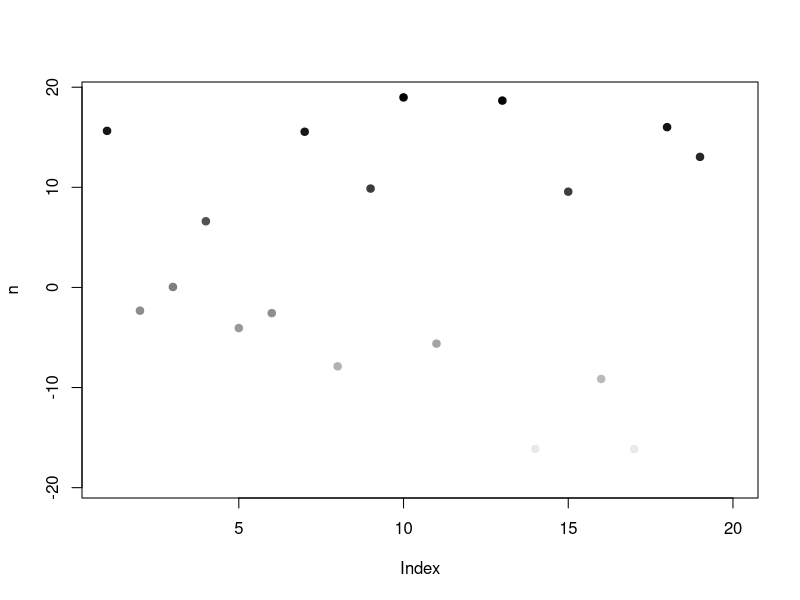
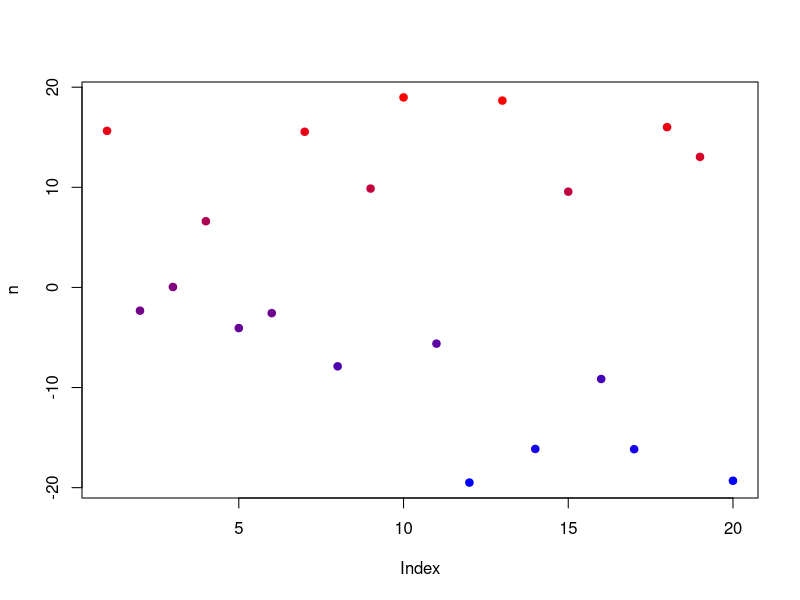
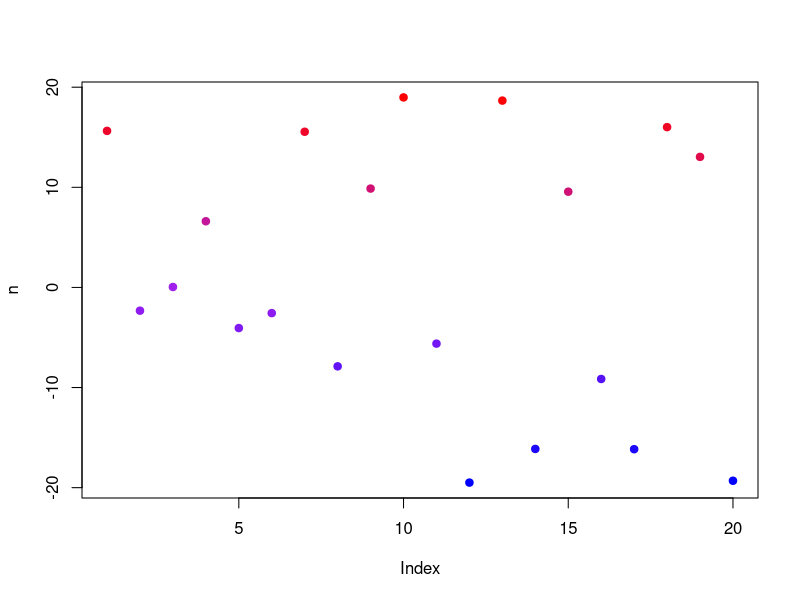
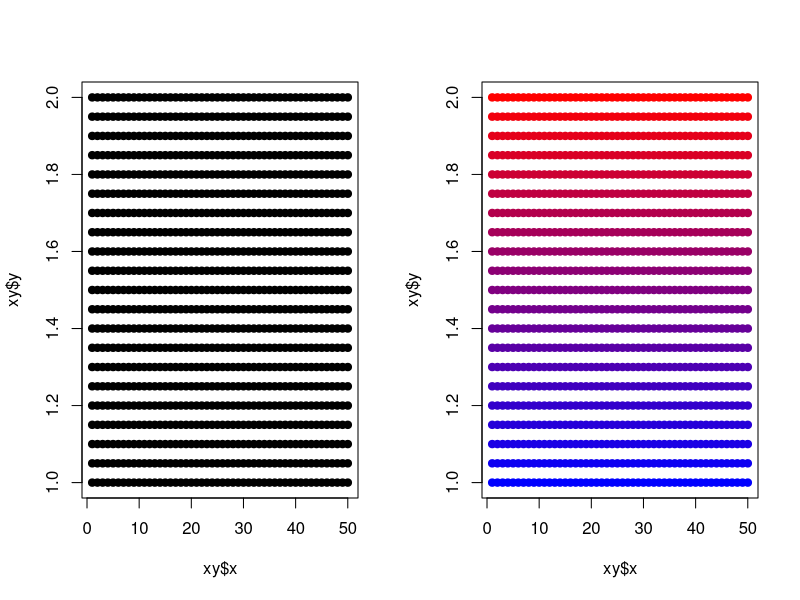
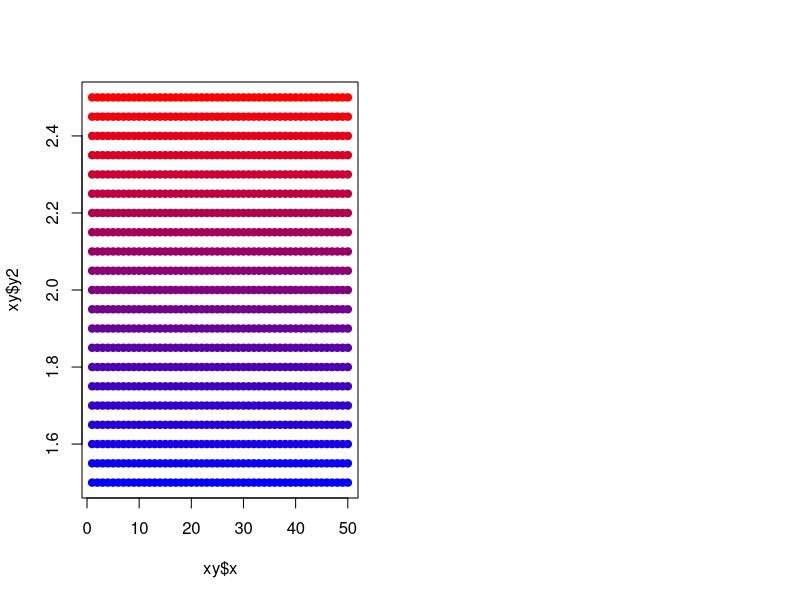
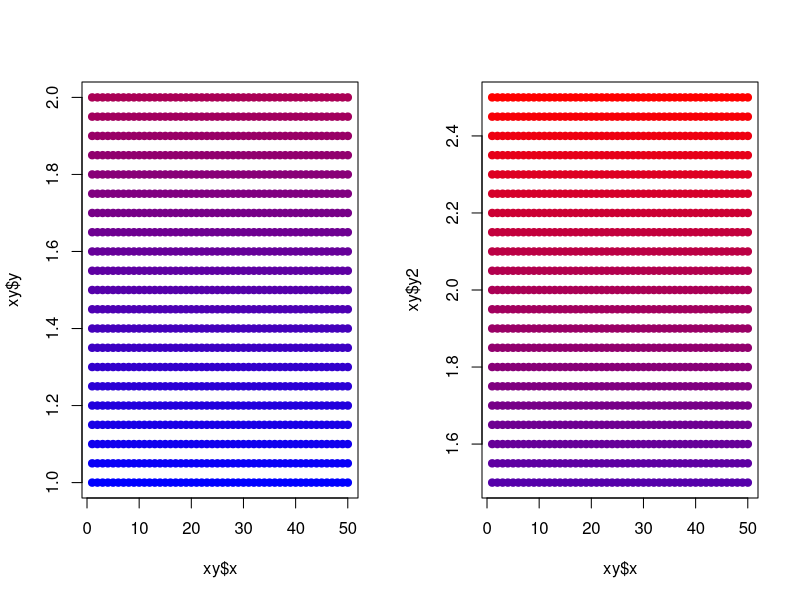

Generate these figures, in order, with R:
### Title: Vignette of scale_color_base() function
###
### Author: Michael Koontz
### Email: mikoontz@gmail.com
###
### Date Created: 20151018
### Last Modified: 20151018
###
### Intention: Example uses of convenience function for base R that maps values to a continuous palette.

scale_color_base <- function(value, colors=c("white", "black"), na.rm=FALSE, mapToRange=range(value, na.rm=na.rm), alpha=1)
{
  
  # Recasting subtracts the minimum from all elements of the value vector and divides by the maximum of the frame-shifed vector. Use na.rm=TRUE if there are NAs. The result is a vector with a length of length(value) of 0's and 1's. Values below the minimum value get a 0 and values above the maximum value get a 1.
  recast_value <- (value - mapToRange[1]) / (diff(mapToRange))
  recast_value[recast_value < 0] <- 0
  recast_value[recast_value > 1] <- 1
  
  # Use the colorRamp function to create a function that will parse values into a 3-column matrix of rgb fields. Specify the range that the colors should span (low to high)
  color_fnc <- colorRamp(colors=colors)
  
  # Define the plot colors by calling the rgb() function. Divide the 3-column matrix result of color.fnc by 255 such that values remain between 0 and 1.
  plot_colors <- rgb(color_fnc(recast_value)/255, alpha=alpha)
  
  return (plot_colors)
}

#-------------
# Example use
#-------------

set.seed(0727)
# Vector to that we want mapped to a color palette
n <- runif(20, min=-20, max=20)

# Default is white to black
plot(n, col=scale_color_base(n), pch=19)

# Colors can be set using the colors= argument
plot(n, col=scale_color_base(n, colors=c("blue", "red")), pch=19)

# More than two colors are possible
plot(n, col=scale_color_base(n, colors=c("blue", "purple", "red")), pch=19)



# Fix the numeric range to map the values to. Useful for comparing two vectors with the same color palette.
par(mfrow=c(1,2))
x <- 1:50
y <- seq(from=1, to=2, by=0.05)
xy <- expand.grid(x, y)
names(xy) <- c("x", "y")

plot(x=xy$x, y=xy$y, pch=19)

# Use the scale_color_base() function to map to the range of the x*y values
plot(x=xy$x, y=xy$y, pch=19, col=scale_color_base((xy$y), colors=c("blue", "red")))

# New variable y2 is 0.5 greater (50% of original range) than y. Mapping to its range will show the exact same plot as when the range was 1 to 2 as when the range is 1.5 to 2.5:
xy$y2 <- xy$y + 0.5
plot(x=xy$x, y=xy$y2, pch=19, col=scale_color_base((xy$y2), colors=c("blue", "red")))

# But if we want to compare the two ranges side by side, we want the color palette to reflect that the second range is greater than the first. So we can use the mapToRange to fix the range that we want to map the values of each vector to.
par(mfrow=c(1,2))
# The range we want to map to is the min and max of the WHOLE range of the data, including both vectors.
new_range <- range(c(xy$y, xy$y2))
new_range

plot(x=xy$x, y=xy$y, pch=19, col=scale_color_base((xy$y), colors=c("blue", "red"), mapToRange=new_range))

plot(x=xy$x, y=xy$y2, pch=19, col=scale_color_base((xy$y2), colors=c("blue", "red"), mapToRange=new_range))